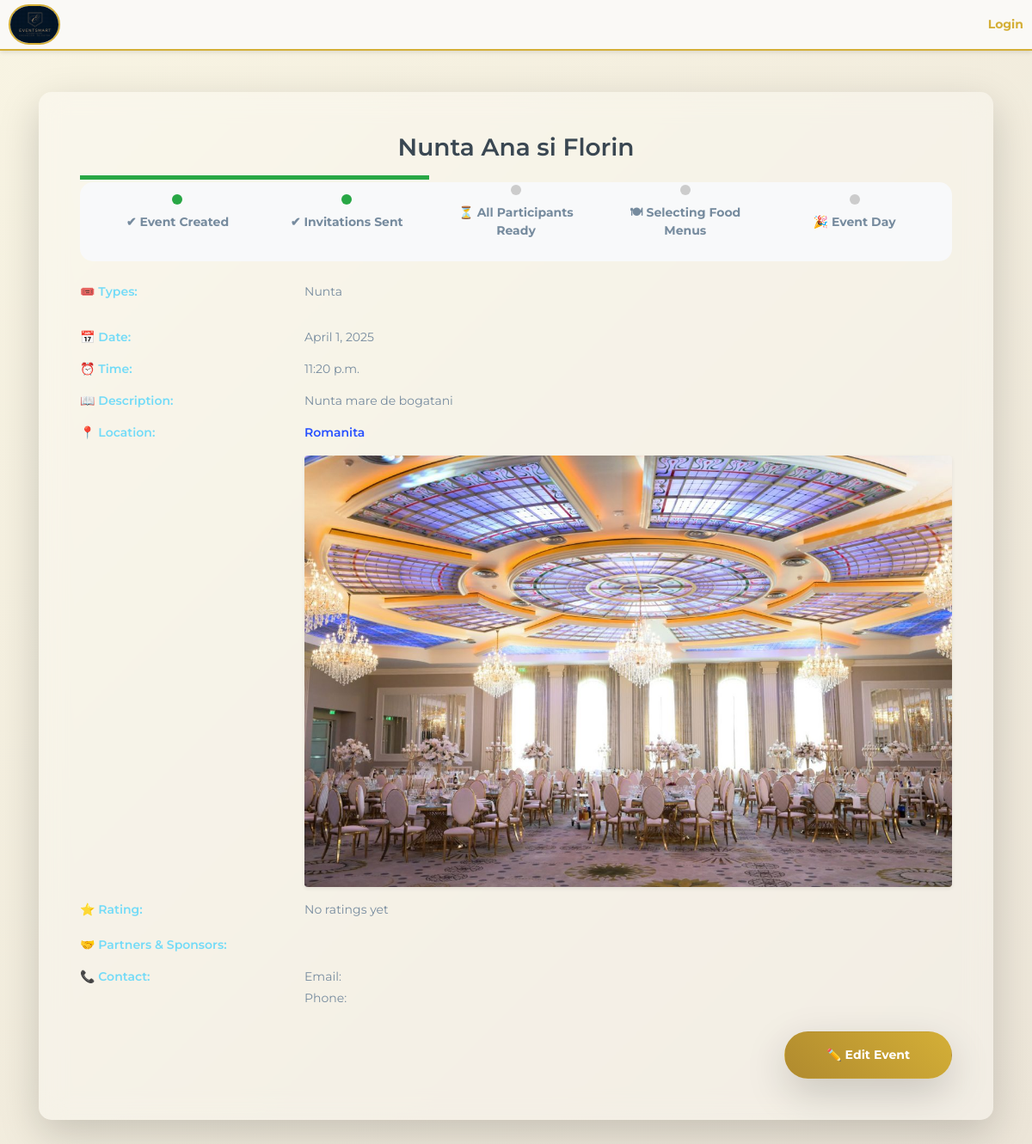
The page /event/3/details/ on the database as committed earlier.
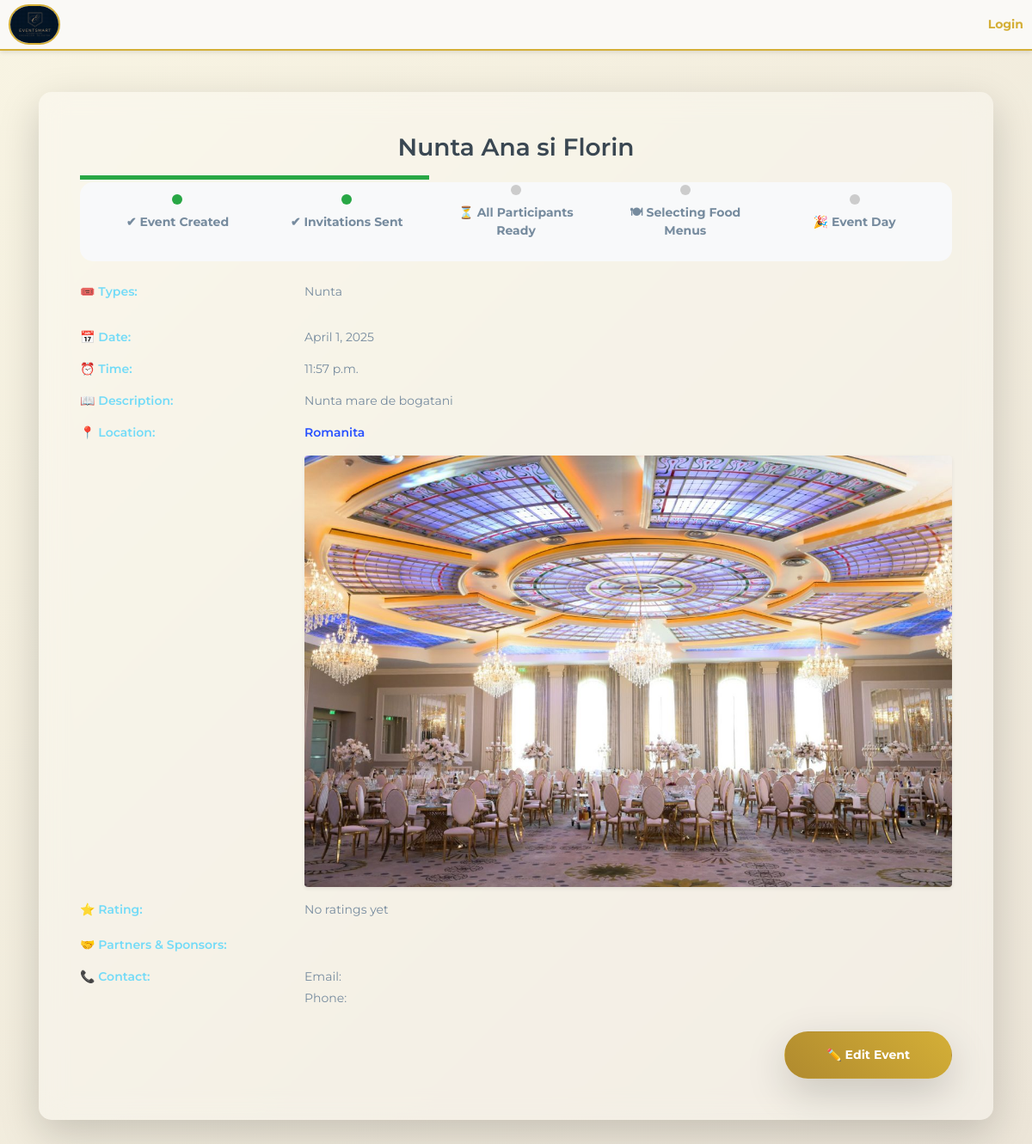
The same page on the database as committed later.
### base/models.py (models this page shows, shortened)
class Event(models.Model):
    location = models.ForeignKey(Location, on_delete=models.SET_NULL, null=True, blank=True)
    event_name = models.CharField(max_length=100)
    event_date = models.DateField()
    event_time = models.TimeField()
    event_description = models.TextField(null=True, blank=True)
    created_at = models.DateTimeField(auto_now_add=True)
    guests = models.ManyToManyField(Guests, related_name='events', blank=True)
    completed = models.BooleanField(default=False)
    types = models.ManyToManyField(Type, blank=True)
    cost = models.DecimalField(max_digits=10, decimal_places=2, default=3000)
    updated_at = models.DateTimeField(auto_now=True)
    is_canceled = models.BooleanField(default=False)
    organized_by = models.ForeignKey(
        User,
        on_delete=models.CASCADE,
        related_name="organized_events",
        blank=True,
        null=True
    )

class Location(models.Model):
    owner = models.ForeignKey(User, on_delete=models.SET_NULL, null=True)
    name = models.CharField(max_length=100)
    description = models.TextField(null=True, blank=True)
    gallery = models.ImageField(upload_to='images/', null=True, blank=True)
    location = models.TextField(max_length=30)
    types = models.ManyToManyField(Type, blank=True)
    seats_numbers = models.IntegerField(null=True, blank=True)
    created_at = models.DateTimeField(auto_now_add=True)
    cost = models.DecimalField(max_digits=12, decimal_places=2,default=3000)
    number = models.CharField(max_length=20, default="+(40) 74 83 64 823")
    def __str__(self):
        return self.name

### base/views.py (the view)
def event_details(request, event_id):
    event = get_object_or_404(Event, id=event_id)
    return render(request, 'base/event_details.html', {'event': event})

### base/context_processors.py (called while the page is built)
def media_url(request):
    return {
        'MEDIA_URL': settings.MEDIA_URL
    }

### base/templates/base/event_details.html (shortened to what this page needs)
{% extends 'main.html' %}
{% block content %}
<div class="container mt-5">
    <div class="card shadow-lg border-0 glass-effect">
        <div class="card-body p-5">
            <h2 class="text-center text-gradient mb-4">{{ event.event_name }}</h2>
            <div class="timeline">
                <div class="timeline-item active">✔ Event Created</div>
                <div class="timeline-item active">✔ Invitations Sent</div>
                <div class="timeline-item">⏳ All Participants Ready</div>
                <div class="timeline-item">🍽 Selecting Food Menus</div>
                <div class="timeline-item">🎉 Event Day</div>
            </div>
            <div class="row mb-3">
                <div class="col-sm-3 fw-bold text-secondary">🎟️ Types:</div>
                <div class="col-sm-9">
                    {% if event.types.all %}
                        <ul>
                            {% for type in event.types.all %}
                                <li>{{ type.name }}</li>
                            {% endfor %}
                        </ul>
                    {% else %}
                        <span class="text-muted">No types specified</span>
                    {% endif %}
                </div>
            </div>
            <div class="row mb-3">
                <div class="col-sm-3 fw-bold text-secondary">📅 Date:</div>
                <div class="col-sm-9">{{ event.event_date }}</div>
            </div>
            <div class="row mb-3">
                <div class="col-sm-3 fw-bold text-secondary">⏰ Time:</div>
                <div class="col-sm-9">{{ event.event_time }}</div>
            </div>
            <div class="row mb-3">
                <div class="col-sm-3 fw-bold text-secondary">📖 Description:</div>
                <div class="col-sm-9">{{ event.event_description }}</div>
            </div>
            <div class="row mb-3">
                <div class="col-sm-3 fw-bold text-secondary">📍 Location:</div>
                <div class="col-sm-9">
                    {% if event.location %}
                        <a href="{% url 'location' event.location.pk %}" class="text-decoration-none fw-bold text-primary">
                            {{ event.location }}
                        </a>
                    {% else %}
                        <span class="text-muted">Not specified</span>
                    {% endif %}
                    {% if event.location.gallery %}
                        <div class="mt-3">
                            <img src="{{ event.location.gallery.url }}" alt="Location Image" class="img-fluid rounded shadow-sm location-image">
                        </div>
                    {% endif %}
                </div>
            </div>
            <div class="row mb-3">
                <div class="col-sm-3 fw-bold text-secondary">⭐ Rating:</div>
                <div class="col-sm-9">
                    {% if event.average_rating %}
                        <p>{{ event.average_rating }} / 5 ({{ event.num_reviews }} reviews)</p>
                    {% else %}
                        <p>No ratings yet</p>
                    {% endif %}
                </div>
            </div>
            <div class="row mb-3">
                <div class="col-sm-3 fw-bold text-secondary">🤝 Partners & Sponsors:</div>
                <div class="col-sm-9">
                </div>
            </div>
            <div class="row mb-3">
                <div class="col-sm-3 fw-bold text-secondary">📞 Contact:</div>
                <div class="col-sm-9">
                    <p>Email: <a href="mailto:{{ event.contact_email }}" class="text-primary">{{ event.contact_email }}</a></p>
                    <p>Phone: <a href="tel:{{ event.contact_phone }}" class="text-primary">{{ event.contact_phone }}</a></p>
                </div>
            </div>
            <div class="d-flex justify-content-center mt-4">
                <a href="{% url 'edit_event' event.id %}" class="btn btn-gradient px-5 py-3 rounded-pill shadow-lg">✏️ Edit Event</a>
            </div>
        </div>
    </div>
</div>
{% endblock %}

Rows that differ between the two databases and show on the page:
changed Event "Nunta Ana si Florin": event_time "11:20 p.m." → "11:57 p.m."
